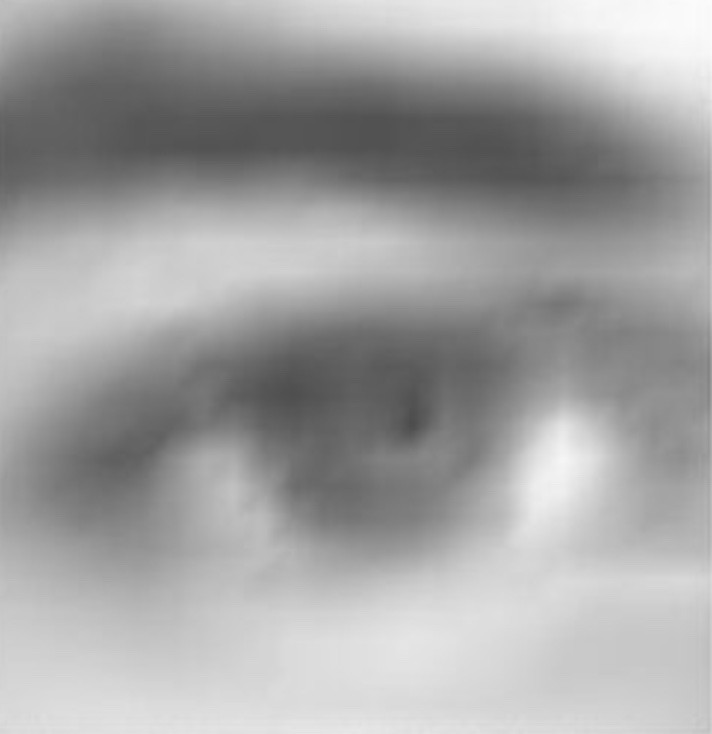
#> input picture Projeto1/eye_image.jpg, 712 x 734 px
$ jupyter execute P1.ipynb
#> lines starting #> are read from the running program, lines starting #| are printed output that depends on the picture; long printed decimals are rounded
# TMAA – Projeto #1
### Análise de Componentes Principais (PCA) para a Compressão de Imagens RGB

### Grupo
- **Pedro Fonte Santa**, ppfsa1@iscte-iul.pt nº 105306
- **Tiago Ferreira**, tmfaa@iscte-iul.pt, nº XXX

---

📅 **Data de entrega:** 07 de Novembro

📊 **Objetivo:**
O objetivo deste projeto é usar análise de componentes principais (PCA) para realizar e estudar a compressão de imagens.

---

### 🗂️ Dataset: eye_image.jpg

---

### (a) Importar e preparar a imagem

Carregar a imagem `eye_image.jpg` em tons de cinzento e redimensioná-la para 16×16. A matriz resultante vai chamar-se **X**.

[cell 1]
import cv2
from PIL import Image
import numpy as np
import matplotlib.pyplot as plt

[cell 2]
img = cv2.imread('eye_image.jpg', cv2.IMREAD_GRAYSCALE) # carregar a imagem em tons de cinzento
#> img is the input picture: shape (734, 712); min 76, max 251, mean 162.4

print("Dimensão original:", img.shape)
#| Dimensão original: (734, 712)

img16 = cv2.resize(img, (16, 16), interpolation=cv2.INTER_LINEAR) # redimensionar para 16 x 16

X = np.array(img16, dtype=float)
print("Dimensão de X:", X.shape)
#| Dimensão de X: (16, 16)


plt.imshow(img16, cmap='gray')
plt.axis('off')
plt.show()
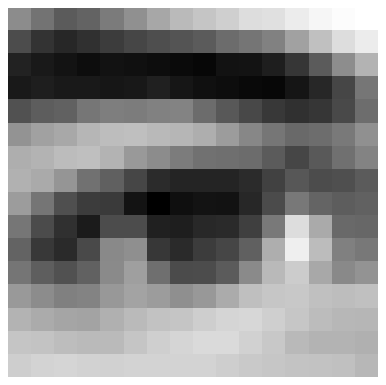
#> figure drawn by matplotlib, 1 panel

### (b) Centrar os dados (remover a média de cada linha)

Tratar cada linha de **X** como um vetor em $ \mathbb{R}^{16} $.
Calculamos o **vetor média** $ \boldsymbol{\mu} $ (média de todas as linhas de X) e subtraímos esse vetor a cada linha.
O resultado é uma nova matriz **Y**, cujas linhas estão **centradas na origem**, exatamente o que se faz antes da decomposição SVD / PCA.

[cell 3]
mu = np.mean(X, axis=0) # vetor média (média das linhas, ou seja, dos 16 vetores em R16)
#> mu = [166.6, 158.5, 151.9, 152.5, 161, 161.2, 153.1, 150.9, 151.9, 153.7, 158.1, 166.7, 177.6, 174.9, 174.9, 182.6]

Y = X - mu
# verificar as dimensões e mostrar resultados
print("Dimensão de μ:", mu.shape)
#| Dimensão de μ: (16,)
print("Dimensão de Y:", Y.shape)
#| Dimensão de Y: (16, 16)

# mostrar o vetor média e uma parte da matriz centrada
print("\nVetor média μ:")
print(mu)
#| [166.625  158.5    151.875  152.5    161.     161.1875 153.125  150.9375
#|  151.9375 153.6875 158.125  166.6875 177.625  174.875  174.875  182.625 ]

print("\nPrimeiras 3 linhas da matriz centrada Y:")
print(Y[:3])
#| [[  6.375   -1.5    -10.875   -6.5      1.      14.8125  37.875   53.0625
#|    59.0625  64.3125  68.875   62.3125  59.375   69.125   73.125   67.375 ]
#|  [-35.625  -44.5    -45.875  -40.5    -41.     -34.1875 -21.125  -14.9375
#|   -10.9375  -1.6875  -0.125   -0.6875   9.375   33.125   52.125   54.375 ]
#|  [-63.625  -61.5    -58.875  -63.5    -69.     -70.1875 -64.125  -63.9375
#|   -66.9375 -61.6875 -65.125  -66.6875 -61.625  -33.875   -0.875   16.375 ]]

### (c) Decomposição em Valores Singulares (SVD) e construção das matrizes de descodificação

Vamos:
1. aplicar a SVD à matriz centrada $Y$, obtendo $Y = U \Sigma V^T$;
2. usar as **primeiras colunas de** $V$ (i.e. de `Vt.T`) para construir as **matrizes de descodificação** $D_i$, para $i = 2, 5, 10$.

Como em PCA as direções principais são dadas pelos **vetores singulares direitos** (colunas de $V$),
a matriz de descodificação com $i$ componentes principais é simplesmente:

$$
D_i = V_{[:,\,0:i]}
$$

Cada $D_i$ terá dimensão $16 \times i$ porque temos 16 features (a imagem foi reduzida para $16\times16$).

[cell 4]
U, S, Vt = np.linalg.svd(Y, full_matrices=False) # SVD da matriz centrada Y
#> S = [580.6, 283.2, 175.2, 114.6, 57.84, 33.85, 20.96, 13.25, 8.97, 7.71, 3.83, 3.32, 2.26, 1.99, 1.11, 7.42e-15]

print("Dimensão de U:", U.shape)
#| Dimensão de U: (16, 16)
print("Dimensão de S:", S.shape)   # vetor de 16 entradas
#| Dimensão de S: (16,)
print("Dimensão de Vᵀ:", Vt.shape)
#| Dimensão de Vᵀ: (16, 16)

componentes = [2, 5, 10] # construir matrizes de descodificação D_i para i = 2, 5, 10
D = {}

V = Vt.T   # V é 16x16: colunas = componentes principais

for i in componentes:
    Di = V[:, :i]     # ficar só com as primeiras i colunas
    D[i] = Di
    print(f"\nMatriz de descodificação D_{i} -> shape {Di.shape}")
#> after the loop, D = 3 items


print("\nD_2 =\n", D[2])
#> (printed output is left out)

### (d) Codificação com $i$ componentes principais

Vamos **codificar** (ou projetar) os dados centrados $Y$ no subespaço gerado pelas primeiras $i$ componentes principais.

Isto faz-se multiplicando a transposta de $Y$ à esquerda pela matriz de codificação $D_i^T$, ou seja:

$$
Z_i = D_i^T Y^T
$$

O resultado $Z_i$ representa a **versão comprimida** da imagem, expressa em apenas $i$ componentes principais (em vez das 16 originais).
Neste caso, com $i = 2$.

[cell 5]
i = 2

# matriz de codificação (transposta da descodificação)
Di = D[i]
#> Di = 16 rows, first 8: [-0.182, 0.151], [-0.204, 0.278], [-0.221, 0.34], [-0.239, 0.31], [-0.24, 0.168], [-0.274, 0.0762], [-0.309, 0.118], [-0.318, 0.103]
Di_T = Di.T

# codificação: projeção dos dados centrados Y no subespaço das i componentes
Z_i = Di_T @ Y.T   # resultado é i x 16

print(f"Dimensão de Z_{i}:", Z_i.shape)
#| Dimensão de Z_2: (2, 16)
print(f"\nZ_{i} (primeiras linhas):\n", Z_i[:, :5])
#| Z_2 (primeiras linhas):
#|  [[-151.538   47.694  224.318  241.267   59.940]
#|  [-117.065 -106.614  -30.292   30.850    87.937]]
